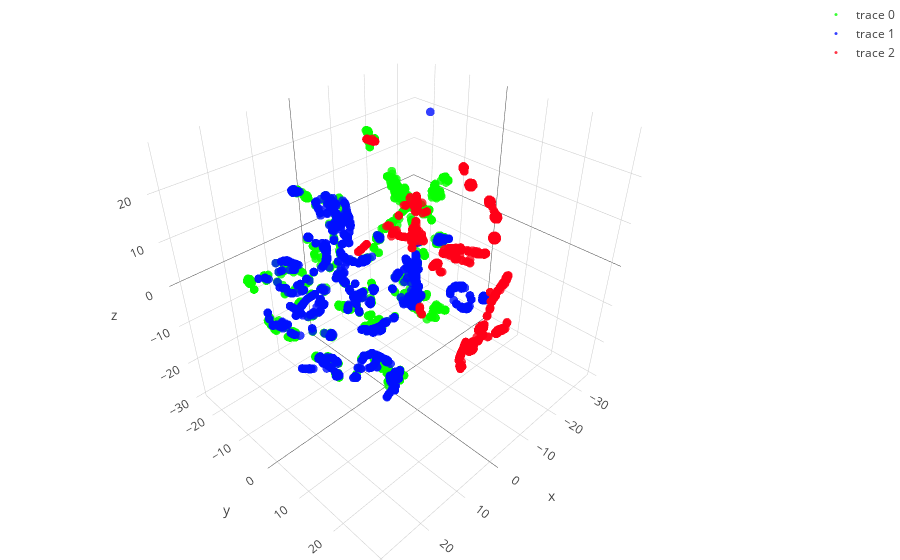

Notebook code cell kept with this figure:
### Code cell
draw3dFrame(a, X_embedded, 'saiu')

### Figure 1 — Plotly figure (JSON) as saved in the notebook; plotly's stock layout.template omitted (floating-point values rounded to 4 significant figures; data arrays with more than 128 entries replaced by an {"elided": "..."} marker saying what was removed)
{"data": [{"marker": {"color": "rgb(7,255,0)", "opacity": 0.8, "size": 3}, "mode": "markers", "type": "scatter3d", "uid": "cb2c308e-570d-41f0-b700-ba8ad6f3cb34", "x": {"elided": "1308 float values"}, "y": {"elided": "1308 float values"}, "z": {"elided": "1308 float values"}}, {"marker": {"color": "rgb(0,15,255)", "opacity": 0.8, "size": 3}, "mode": "markers", "type": "scatter3d", "uid": "5a8f7f73-1a78-402c-b207-eb4a4d780944", "x": {"elided": "1529 float values"}, "y": {"elided": "1529 float values"}, "z": {"elided": "1529 float values"}}, {"marker": {"color": "rgb(255,0,23)", "opacity": 0.8, "size": 3}, "mode": "markers", "type": "scatter3d", "uid": "29e85908-c300-4f6f-8fd6-bbcd2098b142", "x": {"elided": "803 float values"}, "y": {"elided": "803 float values"}, "z": {"elided": "803 float values"}}], "layout": {"margin": {"b": 0, "l": 0, "r": 0, "t": 0}}}
